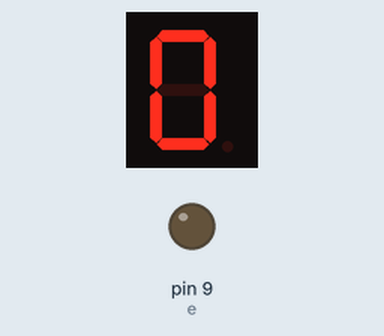
The sketch below on a simulated Arduino Uno, built with avr-gcc and run on an emulated ATmega328P. On the bench: 1-digit seven-segment display, output pins drawn as LEDs (lit = HIGH). Wiring (inferred from the names in the program): 1-digit 7-segment display, segments lit when HIGH: segments pin 13, pin 12, pin 10, pin 11, pin 6, pin 8, pin 7. The segment pins are drawn as the display they are named for; pins used as bus, display or sensor lines are not drawn.

Above: at 0.12 s.
At 0.62 s:
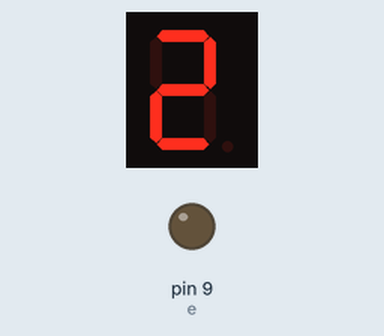
At 1.37 s:
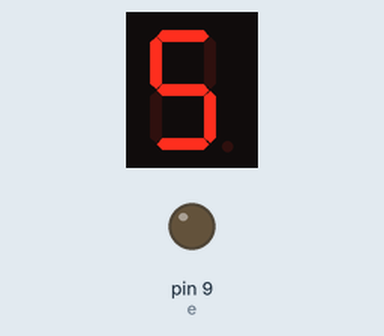
At 2.12 s:
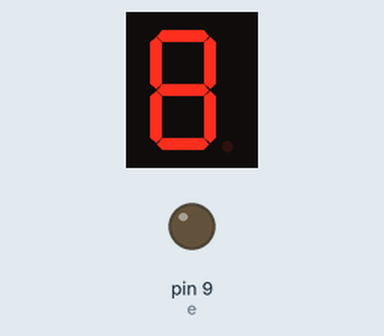
At 2.87 s:
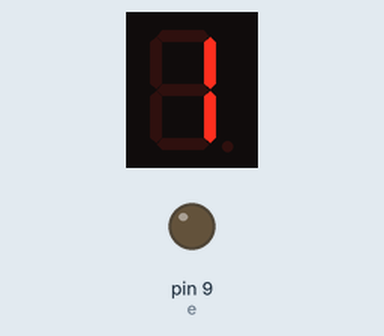

The sketch:

sketch_jan01b.ino
```cpp
int a=13;
int b =12;
int c =11;
int d =10;
int e =9;
int f =8;
int g =7;
int dp =6;
int tiempo = 250;


void setup() {

for(int i=6; i<14; i++)
{
pinMode(i, HIGH);
}
}

void loop() {
cero();
delay(tiempo);
limpiar();
dos();
delay(tiempo);
limpiar();
uno();
delay(tiempo);
limpiar();
tres();
delay(tiempo);
limpiar();
cuatro();
delay(tiempo);
limpiar();
cinco();
delay(tiempo);
limpiar();
seis();
delay(tiempo);
limpiar();
siete();
delay(tiempo);
limpiar();
ocho();
delay(tiempo);
limpiar();
nueve();
delay(tiempo);
limpiar();

}

void cero(){
digitalWrite(a, HIGH);
digitalWrite(b, HIGH);
digitalWrite(c, HIGH);
digitalWrite(d, HIGH);
digitalWrite(f, HIGH);
digitalWrite(dp, HIGH);
 }


void uno(){
//funcion dos//
digitalWrite(a, HIGH);
digitalWrite(b, HIGH);
digitalWrite(c, HIGH);
digitalWrite(dp, HIGH);
digitalWrite(g, HIGH);
}

void dos(){
//funcion uno//

digitalWrite(b, HIGH);
digitalWrite(d, HIGH);

}

void tres(){
digitalWrite(a, HIGH);
digitalWrite(b, HIGH);
digitalWrite(g, HIGH);
digitalWrite(c, HIGH);
digitalWrite(d, HIGH);

}

void cuatro(){
digitalWrite(b, HIGH);
digitalWrite(f, HIGH);
digitalWrite(g, HIGH);
//digitalWrite(c, HIGH);
digitalWrite(d, HIGH);
}

void cinco(){
digitalWrite(a, HIGH);
digitalWrite(f, HIGH);
digitalWrite(g, HIGH);
digitalWrite(c, HIGH);
digitalWrite(d, HIGH);
//digitalWrite(dp, HIGH);
}

void seis(){
digitalWrite(a, HIGH);
digitalWrite(f,HIGH);
digitalWrite(g, HIGH);
digitalWrite(c, HIGH);
digitalWrite(d, HIGH);
digitalWrite(dp, HIGH);
}

void siete(){
digitalWrite(a, HIGH);
digitalWrite(b, HIGH);
digitalWrite(d, HIGH);
}

void ocho(){
digitalWrite(a, HIGH);
digitalWrite(b, HIGH);
digitalWrite(c, HIGH);
digitalWrite(d, HIGH);
digitalWrite(f, HIGH);
digitalWrite(g, HIGH);
digitalWrite(dp, HIGH);
}

void nueve(){
digitalWrite(a, HIGH);
digitalWrite(b, HIGH);
digitalWrite(c, HIGH);
digitalWrite(d, HIGH);
digitalWrite(f, HIGH);
digitalWrite(g, HIGH);

}

void limpiar(){
digitalWrite(a, LOW);
digitalWrite(b, LOW);
digitalWrite(c, LOW);
digitalWrite(d, LOW);
digitalWrite(e, LOW);
digitalWrite(f, LOW);
digitalWrite(g, LOW);
digitalWrite(dp, LOW);
}
```

Measured:
- by itself, everything shown: repeats every 2.5 s, in 10 steps
